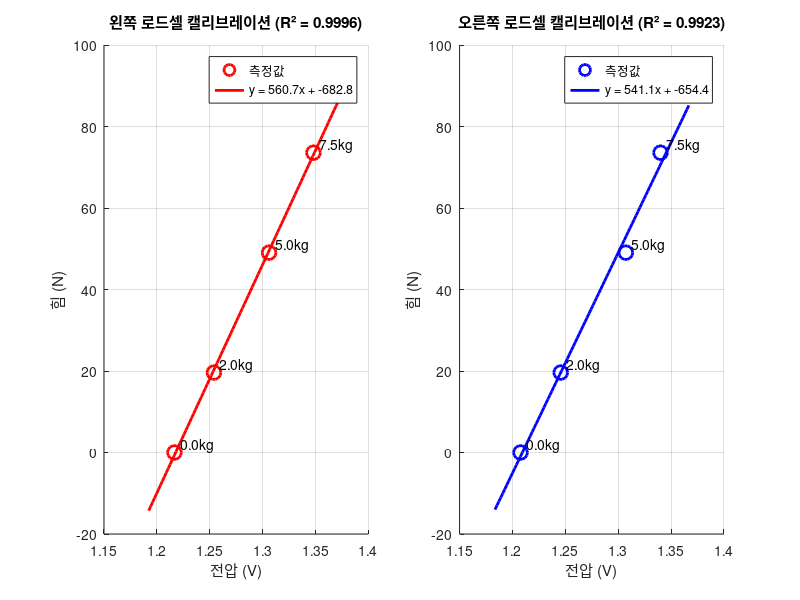

This chart was generated by the following MATLAB code:
function [left_slope, left_intercept, left_R2, right_slope, right_intercept, right_R2] = loadcell_calibration()
% LOADCELL_CALIBRATION - 로드셀 4점 캘리브레이션 함수 (0N 포함)
% 실제 측정된 전압값을 사용하여 선형 캘리브레이션을 수행
%
% 출력:
%   left_slope, left_intercept, left_R2   - 왼쪽 로드셀 캘리브레이션 결과
%   right_slope, right_intercept, right_R2 - 오른쪽 로드셀 캘리브레이션 결과

    % 4점 캘리브레이션 데이터 (0N 포함)
    weights_kg = [0, 2, 5, 7.5];  % 무게 (kg) - 0N 추가
    theoretical_force = weights_kg * 9.81;  % 이론적 힘 (N)
    
    % 실제 측정된 전압값 (제공된 데이터)
    left_voltage = [1.216594118, 1.25389932, 1.306053589, 1.34800566];    % 왼쪽 로드셀 전압
    right_voltage = [1.207617279, 1.245621488, 1.307152778, 1.339987013]; % 오른쪽 로드셀 전압
    
    fprintf('=== 4점 로드셀 캘리브레이션 (0N 포함) ===\n');
    fprintf('캘리브레이션 포인트:\n');
    for i = 1:length(weights_kg)
        fprintf('  %.1f kg = %.2f N\n', weights_kg(i), theoretical_force(i));
    end
    fprintf('\n');
    
    % 측정 데이터 확인
    fprintf('=== 측정 데이터 ===\n');
    fprintf('무게(kg) | 힘(N)  | 왼쪽전압(V) | 오른쪽전압(V)\n');
    fprintf('---------|--------|-------------|---------------\n');
    for i = 1:length(weights_kg)
        fprintf('  %5.1f  | %6.2f |   %9.6f |     %9.6f\n', ...
                weights_kg(i), theoretical_force(i), left_voltage(i), right_voltage(i));
    end
    fprintf('\n');
    
    %% 왼쪽 로드셀 캘리브레이션
    fprintf('=== 왼쪽 로드셀 캘리브레이션 ===\n');
    
    % 선형 회귀 수행 (Force = slope * Voltage + intercept)
    p_left = polyfit(left_voltage, theoretical_force, 1);
    left_slope = p_left(1);
    left_intercept = p_left(2);
    
    % 결정계수 계산
    force_fitted_left = polyval(p_left, left_voltage);
    SS_res_left = sum((theoretical_force - force_fitted_left).^2);
    SS_tot_left = sum((theoretical_force - mean(theoretical_force)).^2);
    left_R2 = 1 - (SS_res_left / SS_tot_left);
    
    fprintf('선형 방정식: Force = %.4f * Voltage + %.4f\n', left_slope, left_intercept);
    fprintf('기울기 (Sensitive): %.4f N/V\n', left_slope);
    fprintf('절편 (Bias): %.4f N\n', left_intercept);
    fprintf('결정계수 (R²): %.6f\n', left_R2);
    
    %% 오른쪽 로드셀 캘리브레이션
    fprintf('\n=== 오른쪽 로드셀 캘리브레이션 ===\n');
    
    % 선형 회귀 수행
    p_right = polyfit(right_voltage, theoretical_force, 1);
    right_slope = p_right(1);
    right_intercept = p_right(2);
    
    % 결정계수 계산
    force_fitted_right = polyval(p_right, right_voltage);
    SS_res_right = sum((theoretical_force - force_fitted_right).^2);
    SS_tot_right = sum((theoretical_force - mean(theoretical_force)).^2);
    right_R2 = 1 - (SS_res_right / SS_tot_right);
    
    fprintf('선형 방정식: Force = %.4f * Voltage + %.4f\n', right_slope, right_intercept);
    fprintf('기울기 (Sensitive): %.4f N/V\n', right_slope);
    fprintf('절편 (Bias): %.4f N\n', right_intercept);
    fprintf('결정계수 (R²): %.6f\n', right_R2);
    
    %% 기존값과 비교
    fprintf('\n=== 기존 캘리브레이션 값과 비교 ===\n');
    fprintf('구분        | 기존값      | 새로운 값    | 변화량\n');
    fprintf('------------|-------------|--------------|----------\n');
    fprintf('왼쪽 Slope  | %10.4f  | %11.4f  | %+8.1f%%\n', 573.0306, left_slope, (left_slope-573.0306)/573.0306*100);
    fprintf('왼쪽 Bias   | %10.4f  | %11.4f  | %+8.1f%%\n', -699.0432, left_intercept, (left_intercept-(-699.0432))/abs(-699.0432)*100);
    fprintf('오른쪽 Slope| %10.4f  | %11.4f  | %+8.1f%%\n', 559.8251, right_slope, (right_slope-559.8251)/559.8251*100);
    fprintf('오른쪽 Bias | %10.4f  | %11.4f  | %+8.1f%%\n', -679.0051, right_intercept, (right_intercept-(-679.0051))/abs(-679.0051)*100);
    
    %% 그래프 그리기
    figure('Position', [100, 100, 1200, 500]);
    
    % 왼쪽 로드셀 그래프
    subplot(1,2,1);
    hold on;
    
    % 실제 측정값
    plot(left_voltage, theoretical_force, 'ro', 'MarkerSize', 10, 'LineWidth', 2);
    
    % 선형 피팅 라인
    voltage_range_left = linspace(min(left_voltage)*0.98, max(left_voltage)*1.02, 100);
    force_fitted_range_left = polyval(p_left, voltage_range_left);
    plot(voltage_range_left, force_fitted_range_left, 'r-', 'LineWidth', 2);
    
    xlabel('전압 (V)');
    ylabel('힘 (N)');
    title(sprintf('왼쪽 로드셀 캘리브레이션 (R² = %.4f)', left_R2));
    legend({'측정값', sprintf('y = %.1fx + %.1f', left_slope, left_intercept)}, 'Location', 'best');
    grid on;
    
    % 각 점에 레이블 추가
    for i = 1:length(left_voltage)
        text(left_voltage(i), theoretical_force(i), sprintf('  %.1fkg', weights_kg(i)), ...
             'VerticalAlignment', 'bottom', 'FontSize', 10);
    end
    hold off;
    
    % 오른쪽 로드셀 그래프
    subplot(1,2,2);
    hold on;
    
    % 실제 측정값
    plot(right_voltage, theoretical_force, 'bo', 'MarkerSize', 10, 'LineWidth', 2);
    
    % 선형 피팅 라인
    voltage_range_right = linspace(min(right_voltage)*0.98, max(right_voltage)*1.02, 100);
    force_fitted_range_right = polyval(p_right, voltage_range_right);
    plot(voltage_range_right, force_fitted_range_right, 'b-', 'LineWidth', 2);
    
    xlabel('전압 (V)');
    ylabel('힘 (N)');
    title(sprintf('오른쪽 로드셀 캘리브레이션 (R² = %.4f)', right_R2));
    legend({'측정값', sprintf('y = %.1fx + %.1f', right_slope, right_intercept)}, 'Location', 'best');
    grid on;
    
    % 각 점에 레이블 추가
    for i = 1:length(right_voltage)
        text(right_voltage(i), theoretical_force(i), sprintf('  %.1fkg', weights_kg(i)), ...
             'VerticalAlignment', 'bottom', 'FontSize', 10);
    end
    hold off;
    
    %% 검증 테스트
    fprintf('\n=== 왼쪽 로드셀 검증 ===\n');
    fprintf('무게(kg) | 전압(V)   | 계산힘(N) | 이론힘(N) | 오차(%%)\n');
    fprintf('---------|-----------|-----------|-----------|----------\n');
    for i = 1:length(left_voltage)
        calculated_force = left_slope * left_voltage(i) + left_intercept;
        error_percent = abs(calculated_force - theoretical_force(i)) / theoretical_force(i) * 100;
        fprintf('  %5.1f  | %8.6f  | %8.3f  | %8.3f  | %7.2f\n', ...
                weights_kg(i), left_voltage(i), calculated_force, theoretical_force(i), error_percent);
    end
    
    fprintf('\n=== 오른쪽 로드셀 검증 ===\n');
    fprintf('무게(kg) | 전압(V)   | 계산힘(N) | 이론힘(N) | 오차(%%)\n');
    fprintf('---------|-----------|-----------|-----------|----------\n');
    for i = 1:length(right_voltage)
        calculated_force = right_slope * right_voltage(i) + right_intercept;
        error_percent = abs(calculated_force - theoretical_force(i)) / theoretical_force(i) * 100;
        fprintf('  %5.1f  | %8.6f  | %8.3f  | %8.3f  | %7.2f\n', ...
                weights_kg(i), right_voltage(i), calculated_force, theoretical_force(i), error_percent);
    end
    
    %% 캘리브레이션 결과 요약
    fprintf('\n=== Arduino 코드용 캘리브레이션 값 ===\n');
    fprintf('// 왼쪽 로드셀\n');
    fprintf('float left_knee_bias = %.4ff;\n', left_intercept);
    fprintf('float left_knee_sensitive = %.4ff;\n', left_slope);
    fprintf('\n// 오른쪽 로드셀\n');
    fprintf('float right_knee_bias = %.4ff;\n', right_intercept);
    fprintf('float right_knee_sensitive = %.4ff;\n', right_slope);
    
    %% 사용법 안내
    fprintf('\n=== 사용법 ===\n');
    fprintf('왼쪽 로드셀: Force_N = %.4f * Voltage_V + (%.4f)\n', left_slope, left_intercept);
    fprintf('오른쪽 로드셀: Force_N = %.4f * Voltage_V + (%.4f)\n', right_slope, right_intercept);
    
    % 캘리브레이션 함수 저장
    save_calibration_functions(left_slope, left_intercept, right_slope, right_intercept);
    
    % 결과 저장
    save('loadcell_calibration_results.mat', 'left_slope', 'left_intercept', 'left_R2', ...
         'right_slope', 'right_intercept', 'right_R2', 'weights_kg', 'theoretical_force', ...
         'left_voltage', 'right_voltage');
    fprintf('\n캘리브레이션 결과가 "loadcell_calibration_results.mat" 파일로 저장되었습니다.\n');
end

function save_calibration_functions(left_slope, left_intercept, right_slope, right_intercept)
% 캘리브레이션 함수들을 별도 파일로 저장
    
    % 왼쪽 로드셀 함수
    filename_left = 'voltage_to_force_left.m';
    fid = fopen(filename_left, 'w');
    
    if fid ~= -1
        fprintf(fid, 'function force = voltage_to_force_left(voltage)\n');
        fprintf(fid, '%% VOLTAGE_TO_FORCE_LEFT - 왼쪽 로드셀 전압을 힘으로 변환\n');
        fprintf(fid, '%% 입력: voltage (V)\n');
        fprintf(fid, '%% 출력: force (N)\n');
        fprintf(fid, '%% 캘리브레이션 날짜: %s\n', datestr(now));
        fprintf(fid, '%%\n');
        fprintf(fid, '%% 캘리브레이션 방정식: Force = %.6f * Voltage + (%.6f)\n\n', left_slope, left_intercept);
        fprintf(fid, '    force = %.6f * voltage + (%.6f);\n', left_slope, left_intercept);
        fprintf(fid, 'end\n');
        fclose(fid);
    end
    
    % 오른쪽 로드셀 함수
    filename_right = 'voltage_to_force_right.m';
    fid = fopen(filename_right, 'w');
    
    if fid ~= -1
        fprintf(fid, 'function force = voltage_to_force_right(voltage)\n');
        fprintf(fid, '%% VOLTAGE_TO_FORCE_RIGHT - 오른쪽 로드셀 전압을 힘으로 변환\n');
        fprintf(fid, '%% 입력: voltage (V)\n');
        fprintf(fid, '%% 출력: force (N)\n');
        fprintf(fid, '%% 캘리브레이션 날짜: %s\n', datestr(now));
        fprintf(fid, '%%\n');
        fprintf(fid, '%% 캘리브레이션 방정식: Force = %.6f * Voltage + (%.6f)\n\n', right_slope, right_intercept);
        fprintf(fid, '    force = %.6f * voltage + (%.6f);\n', right_slope, right_intercept);
        fprintf(fid, 'end\n');
        fclose(fid);
    end
    
    fprintf('\n캘리브레이션 함수가 저장되었습니다:\n');
    fprintf('- %s\n', filename_left);
    fprintf('- %s\n', filename_right);
end
